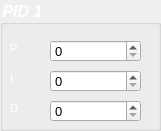
     <widget class="QGroupBox" name="groupBox_13">
      <property name="geometry">
       <rect>
        <x>20</x>
        <y>460</y>
        <width>161</width>
        <height>131</height>
       </rect>
      </property>
      <property name="font">
       <font>
        <pointsize>12</pointsize>
        <weight>75</weight>
        <italic>true</italic>
        <bold>true</bold>
       </font>
      </property>
      <property name="styleSheet">
       <string notr="true">color: rgb(255, 255, 255);</string>
      </property>
      <property name="title">
       <string>PID 1</string>
      </property>
      <widget class="QLabel" name="label_69">
       <property name="geometry">
        <rect>
         <x>10</x>
         <y>40</y>
         <width>55</width>
         <height>16</height>
        </rect>
       </property>
       <property name="font">
        <font>
         <pointsize>8</pointsize>
         <weight>50</weight>
         <italic>false</italic>
         <bold>false</bold>
        </font>
       </property>
       <property name="text">
        <string>P</string>
       </property>
      </widget>
      <widget class="QLabel" name="label_106">
       <property name="geometry">
        <rect>
         <x>10</x>
         <y>100</y>
         <width>55</width>
         <height>16</height>
        </rect>
       </property>
       <property name="font">
        <font>
         <pointsize>8</pointsize>
         <weight>50</weight>
         <italic>false</italic>
         <bold>false</bold>
        </font>
       </property>
       <property name="text">
        <string>D</string>
       </property>
      </widget>
      <widget class="QLabel" name="label_107">
       <property name="geometry">
        <rect>
         <x>10</x>
         <y>70</y>
         <width>55</width>
         <height>16</height>
        </rect>
       </property>
       <property name="font">
        <font>
         <pointsize>8</pointsize>
         <weight>50</weight>
         <italic>false</italic>
         <bold>false</bold>
        </font>
       </property>
       <property name="text">
        <string>I</string>
       </property>
      </widget>
      <widget class="QSpinBox" name="spinBoxP1">
       <property name="geometry">
        <rect>
         <x>50</x>
         <y>40</y>
         <width>91</width>
         <height>22</height>
        </rect>
       </property>
       <property name="font">
        <font>
         <pointsize>10</pointsize>
         <weight>50</weight>
         <italic>false</italic>
         <bold>false</bold>
        </font>
       </property>
       <property name="styleSheet">
        <string notr="true">color: rgb(0, 0, 0);</string>
       </property>
       <property name="maximum">
        <number>1000</number>
       </property>
      </widget>
      <widget class="QSpinBox" name="spinBoxI1">
       <property name="geometry">
        <rect>
         <x>50</x>
         <y>70</y>
         <width>91</width>
         <height>22</height>
        </rect>
       </property>
       <property name="font">
        <font>
         <pointsize>10</pointsize>
         <weight>50</weight>
         <italic>false</italic>
         <bold>false</bold>
        </font>
       </property>
       <property name="styleSheet">
        <string notr="true">color: rgb(0, 0, 0);</string>
       </property>
       <property name="maximum">
        <number>1000</number>
       </property>
      </widget>
      <widget class="QSpinBox" name="spinBoxD1">
       <property name="geometry">
        <rect>
         <x>50</x>
         <y>100</y>
         <width>91</width>
         <height>22</height>
        </rect>
       </property>
       <property name="font">
        <font>
         <pointsize>10</pointsize>
         <weight>50</weight>
         <italic>false</italic>
         <bold>false</bold>
        </font>
       </property>
       <property name="styleSheet">
        <string notr="true">color: rgb(0, 0, 0);</string>
       </property>
       <property name="maximum">
        <number>1000</number>
       </property>
      </widget>
     </widget>
